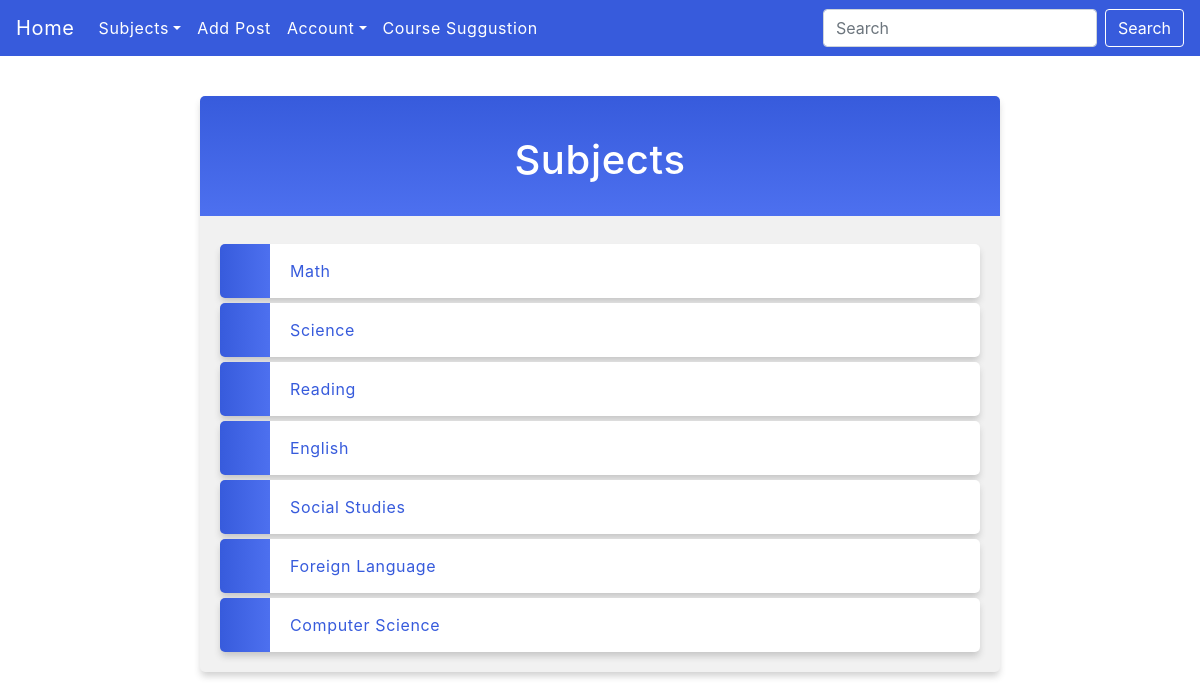
/subjects/, run on the app's committed database.
### posts/models.py (models this page shows, shortened)
class CoreSubject(models.Model):
    subject = models.CharField("Core Subject", max_length = 75)
    courses = models.ManyToManyField(Course, null = True, blank = True)

### posts/views.py (the view)
# urls.py: path('subjects/', views.subjects, name = 'subjects'),
def subjects(request):
    mysubjects = CoreSubject.objects.all().values()
    template = loader.get_template('all_subjects.html')
    context = {
        'mysubjects': mysubjects,
    }
    return HttpResponse(template.render(context, request))

### posts/templates/all_subjects.html (shortened to what this page needs)
{% extends "master.html" %}
{% block search %}
<form class="form-inline my-2 my-lg-0" method="POST" action="{% url 'search_tickets' %}">
  <input class="form-control mr-sm-2" type="search" placeholder="Search" aria-label="Search" name="search_query" style="color: #375BDC;">
  <button class="btn btn-outline-success my-2 my-sm-0" type="submit">Search</button>
</form>
{% endblock %}
{% block content %}
  <div class="mycard">
  <h1>Subjects</h1>
    <ul>
      {% for x in mysubjects %}
      <li><a href="subjectDetails/{{ x.subject }}">{{ x.subject }}</li>
        {% endfor %}
    </ul>
  </div>
{% endblock %}

### posts/static/myfirst.css (style rules this page uses)
body { margin:0; font: 600 18px 'Source Sans Pro', sans-serif; letter-spacing: 0.64px; color: #585d74; }
.mycard { background-color: #f1f1f1; background-image: linear-gradient(to bottom, #375BDC, #4D70EF); background-size: 100% 120px; background-repeat: no-repeat; margin: 40px auto; width: 800px; border-radius: 5px; box-shadow: 0 5px 7px -1px rgba(51, 51, 51, 0.23); padding: 20px; }
.mycard h1 { text-align: center; color:#ffffff; margin:20px 0 60px 0; }
.mycard ul, .forum ul { list-style-type: none; padding: 0; margin: 0; }
.mycard li, .forum li { background-color: #ffffff; background-image: linear-gradient(to right, #375BDC, #4D70EF); background-size: 50px 800px; background-repeat: no-repeat; cursor: pointer; transition: transform .25s; border-radius: 5px; box-shadow: 0 5px 7px -1px rgba(51, 51, 51, 0.23); padding: 15px; padding-left: 70px; margin-top: 5px; }
.mycard a:link, a:visited { color: #375BDC; }
.form-inline .btn { color: #ffffff; outline-color: #ffffff; }

### posts/templates/master.html (style rules this page uses)
.navbar-custom .form-inline .form-control { color: #ffffff; }
.navbar-custom .form-inline .btn { color: #ffffff; outline-color: #ffffff; }
.btn-outline-success { color: #ffffff; border-color: #ffffff; }
.navbar-custom a:visited, a:link { color: #ffffff; }

### data on the page
CoreSubject: subject "Math"
CoreSubject: subject "Science"
CoreSubject: subject "Reading"
CoreSubject: subject "English"
CoreSubject: subject "Social Studies"
CoreSubject: subject "Foreign Language"
CoreSubject: subject "Computer Science"
